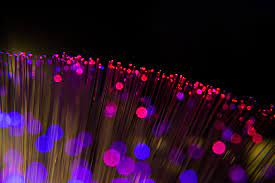
#> input picture opencv/code/reverse/images.jpeg, 275 x 183 px
$ python reverse.py
#> lines starting #> are read from the running program, lines starting #| are printed output that depends on the picture
import cv2

src = cv2.imread('images.jpeg', flags=cv2.IMREAD_COLOR)
#> src is the input picture: shape (183, 275, 3); mean B, G, R 37.1, 16.6, 44.4
dst = cv2.flip(src, 45)
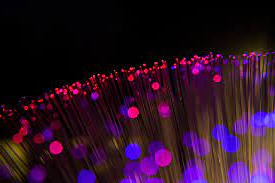
#> dst: shape (183, 275, 3); mean B, G, R 37.1, 16.6, 44.4

cv2.imshow("src", src)
cv2.imshow("dst", dst)
cv2.waitKey()
cv2.destroyAllWindows()
